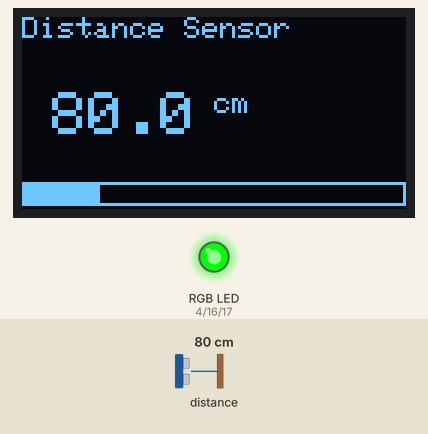
Recording of a sketch running on a simulated Arduino Uno, built with avr-gcc and run on an emulated ATmega328P. On the bench: 128×64 one-colour display, an RGB LED mixed from three pins (HIGH = lit). The test bench sets the inputs (shaded band); at power-on: distance to the obstacle 80 cm.

Above: at 1.2 s.
1.3 s: distance to the obstacle set to 74 cm
At 2.0 s:
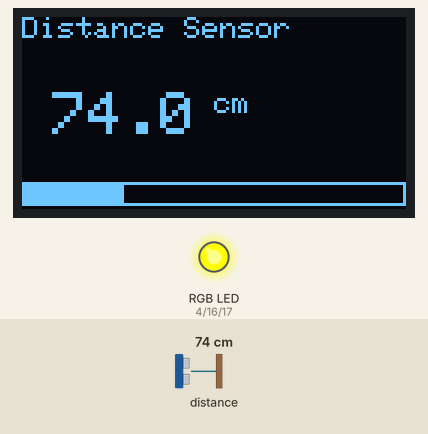
2.8 s: distance to the obstacle set to 250 cm
At 3.3 s:
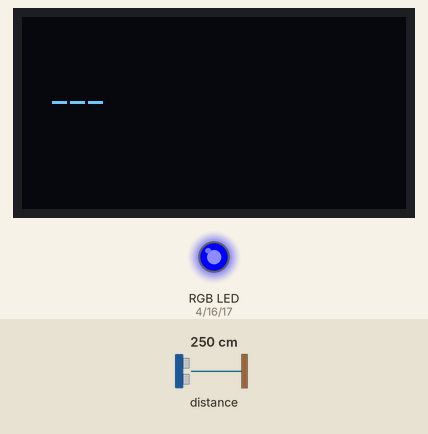
4.4 s: distance to the obstacle set to 205 cm
5.9 s: distance to the obstacle set to 196 cm
At 7.0 s:
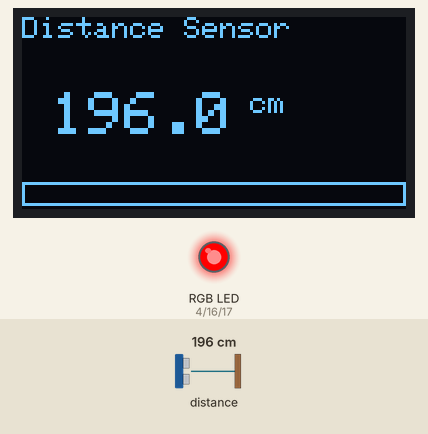
7.4 s: distance to the obstacle set to 2 cm
At 7.9 s:
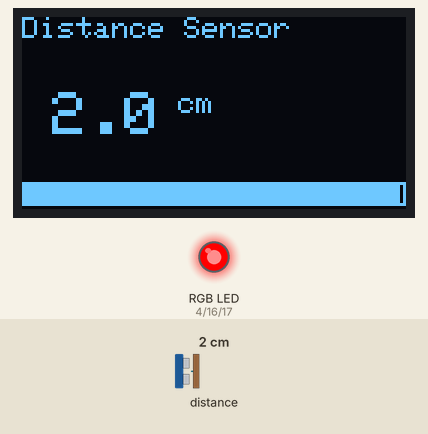
8.9 s: distance to the obstacle set to 29 cm
At 9.4 s:
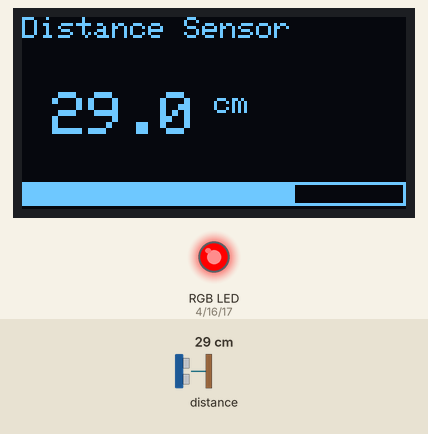
10.5 s: distance to the obstacle set to 35 cm
At 11.0 s:
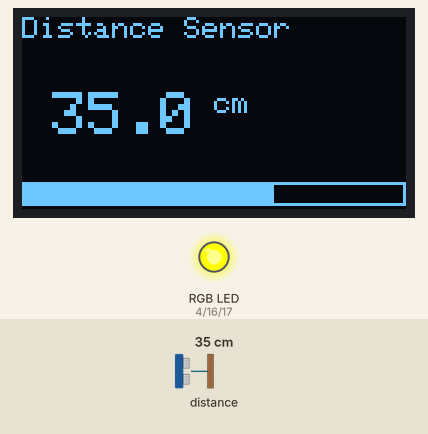
Timing chart, 0 to 13.1 s (numbered marks = the images above; inputs shaded):
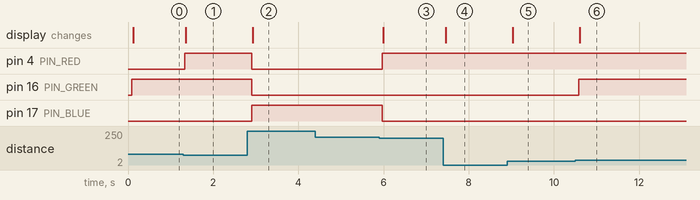

Measured:
- the behaviour switches between 78 and 77 cm on distance to the obstacle (found by bisection; images 0 and 1)
- the behaviour switches between 201 and 200 cm on distance to the obstacle (found by bisection; images 2 and 3)
- the behaviour switches between 32 and 33 cm on distance to the obstacle (found by bisection; images 5 and 6)
- after the input at 1.3 s, pin 4 (PIN_RED): LOW → HIGH at once; the display: changes after 0.06 s (image 1)
- after the input at 2.8 s, pin 4 (PIN_RED), pin 16 (PIN_GREEN): HIGH → LOW after 0.10 s; pin 17 (PIN_BLUE): LOW → HIGH after 0.10 s; the display: changes after 0.13 s (image 2)
- after the input at 4.4 s, every drawn part: stays the same
- after the input at 5.9 s, pin 4 (PIN_RED): LOW → HIGH after 0.07 s; pin 17 (PIN_BLUE): HIGH → LOW after 0.07 s; the display: changes after 0.10 s (image 3)
- after the input at 7.4 s, the display: changes after 0.06 s (image 4)
- after the input at 8.9 s, the display: changes after 0.13 s (image 5)
- after the input at 10.5 s, pin 16 (PIN_GREEN): LOW → HIGH after 0.08 s; the display: changes after 0.11 s (image 6)

The sketch:

main.ino
```cpp
#include <Wire.h>
#include <Adafruit_GFX.h>
#include <Adafruit_SH110X.h>
#include "Adafruit_VL53L0X.h"

// --- PINS ---
#define PIN_RED    4
#define PIN_GREEN  16
#define PIN_BLUE   17

// --- I2C CONFIG ---
#define i2c_Address 0x3C
#define SCREEN_WIDTH 128
#define SCREEN_HEIGHT 64
#define OLED_RESET -1

// --- OBJECTS ---
Adafruit_SH1106G display = Adafruit_SH1106G(SCREEN_WIDTH, SCREEN_HEIGHT, &Wire, OLED_RESET);
Adafruit_VL53L0X lox = Adafruit_VL53L0X();

void setup() {
  Serial.begin(115200);

  // 1. Setup RGB LED Pins
  pinMode(PIN_RED, OUTPUT);
  pinMode(PIN_GREEN, OUTPUT);
  pinMode(PIN_BLUE, OUTPUT);

  // 2. Initialize Display
  if(!display.begin(i2c_Address, true)) {
    Serial.println(F("SH1106 allocation failed"));
    for(;;);
  }
  display.clearDisplay();
  display.display();

  // 3. Initialize Sensor
  if (!lox.begin()) {
    Serial.println(F("Failed to boot VL53L0X"));
    while(1);
  }
}

// Helper to set color (0-255)
void setColor(int r, int g, int b) {
  analogWrite(PIN_RED, r);
  analogWrite(PIN_GREEN, g);
  analogWrite(PIN_BLUE, b);
}

void loop() {
  VL53L0X_RangingMeasurementData_t measure;
  lox.rangingTest(&measure, false);

  display.clearDisplay();

  // Check for valid reading
  if (measure.RangeStatus != 4) {

    // Get precise distance for Display
    float dist_float = measure.RangeMilliMeter / 10.0;
    // Get integer distance for LED Logic
    int dist_cm = (int)dist_float;

    // --- LED LOGIC (Traffic Light Gradient) ---
    if (dist_cm < 10) {
      // DANGER (< 10cm) -> RED
      setColor(255, 0, 0);
    } else if (dist_cm > 100) {
      // OUT OF RANGE (> 100cm) -> RED
      setColor(255, 0, 0);
    } else {
      // GRADIENT ZONE (10cm to 100cm)
      int redVal = 0;
      int greenVal = 0;

      if (dist_cm > 55) {
        // Zone: Green -> Yellow
        greenVal = 255;
        redVal = map(dist_cm, 100, 55, 0, 255);
      } else {
        // Zone: Yellow -> Red
        redVal = 255;
        greenVal = map(dist_cm, 55, 10, 255, 0);
      }

      // Safety clamp
      redVal = constrain(redVal, 0, 255);
      greenVal = constrain(greenVal, 0, 255);

      setColor(redVal, greenVal, 0);
    }

    // --- DISPLAY LOGIC ---

    // 1. Title Text
    display.setTextSize(1);
    display.setTextColor(SH110X_WHITE);
    display.setCursor(0, 0);
    display.print("Distance Sensor");

    // 2. The Big Number (With Decimal)
    display.setTextSize(2);
    display.setCursor(10, 25);
    display.print(dist_float, 1); // 1 Decimal place

    display.setTextSize(1);
    display.print(" cm");

    // 3. The Loading Bar
    // Map distance (0-100cm) to screen width (0-128 pixels)
    // We reverse it so the bar fills up as you get closer (optional, remove '128 -' to flip)
    int barWidth = map(dist_cm, 0, 100, 128, 0);
    barWidth = constrain(barWidth, 0, 128);

    display.fillRect(0, 55, barWidth, 8, SH110X_WHITE); // Filled part
    display.drawRect(0, 55, 128, 8, SH110X_WHITE);      // Outline frame

  } else {
    // Sensor Error / Out of Range
    setColor(0, 0, 255); // Blue for error
    display.setCursor(10, 25);
    display.print("---");
  }

  display.display();
  delay(50);
}
```
